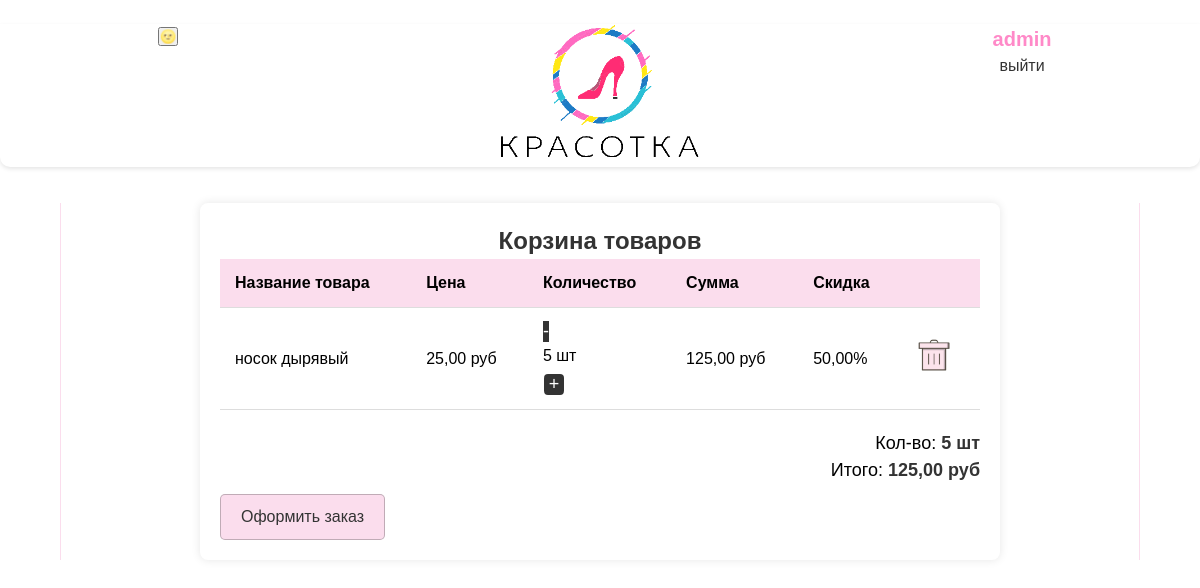
Before: /purchase/cart/ (signed in) with the older database file.
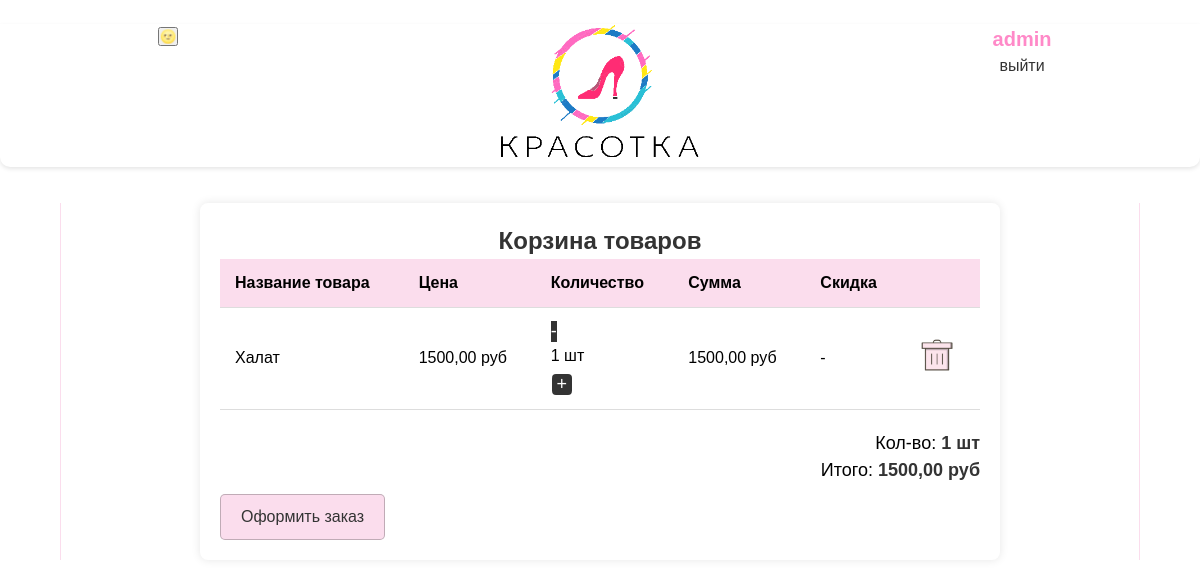
After: the same page with the newer database file.
### cart/models.py (models this page shows, shortened)
class Cart(models.Model):
    user = models.ForeignKey(to=User, on_delete=models.CASCADE, blank=True, null=True, verbose_name='пользователь')
    product = models.ForeignKey(to=Item, on_delete=models.CASCADE, verbose_name='товар')
    quantity = models.PositiveSmallIntegerField(default=0, verbose_name='кол-во')
    session_key = models.CharField(max_length=32, null=True, blank=True)
    created_timestamp = models.DateTimeField(auto_now_add=True, verbose_name='дата добавления')
    new_params = models.CharField(max_length=32, null=True, blank=True)
    size = models.CharField(max_length=5, null=True, blank=True)
    class Meta:
        db_table = 'cart'
        verbose_name = 'Корзина'
        verbose_name_plural = 'Корзина'
    objects = CartQueryset().as_manager()
    def product_price(self):
        return round(self.product.sell_price() * self.quantity, 2)

### mainApp/models.py (models this page shows, shortened)
class Item(models.Model):
    category = models.ForeignKey(Category, on_delete=models.CASCADE, null=True, verbose_name='Категория')
    name = models.CharField(max_length=100, verbose_name='Название')
    description = models.TextField(default=None, verbose_name='Описание')
    price = models.DecimalField(max_digits=10, decimal_places=2, verbose_name='Цена')
    image = models.ImageField(upload_to='items/%Y/%m/%d/', blank=True, verbose_name='Фото')
    created_at = models.DateTimeField(auto_now_add=True, verbose_name='Создано')
    updated_at = models.DateTimeField(auto_now=True, verbose_name='Обновлено')
    slug_name = models.SlugField(max_length=100, verbose_name='Слаг (форен кей)', blank=True)
    item_slug = models.SlugField(max_length=100, unique=True, verbose_name='Слаг (предмета))', blank=True)
    discount = models.DecimalField(default=0.00, max_digits=4, decimal_places=2, verbose_name='Скидка')
    size = models.ManyToManyField(Size, verbose_name='Размеры')
    def sell_price(self):
        if self.discount:
            return round(self.price - self.price * self.discount / 100, 2)
        return self.price
    class Meta:
        verbose_name = 'Вещи'
        verbose_name_plural = 'Вещи'
        ordering = ['created_at', 'updated_at']

### cart/views.py (the view, shortened to what this page needs)
# urls.py: path('cart/', CartView.as_view(), name='cart')
class CartView(View):
    def get(self, request, *args, **kwargs):
        carts = get_cart_user(request)
        data = {
            'carts': carts,
        }
        return render(request, 'cart.html', data)

### cart/models.py (called while the page is built)
    def total_price(self):
        return sum(cart.product_price() for cart in self)

    def total_quantity(self):
        if self:
            return sum(cart.quantity for cart in self)
        return 0

### cart/utils.py (called while the page is built)
def get_cart_user(request):
    if request.user.is_authenticated:
        return Cart.objects.filter(user=request.user)
    if not request.session.session_key:
        request.session.create()
    return Cart.objects.filter(session_key=request.session.session_key)

### cart/templates/cart.html (shortened to what this page needs)
{% extends 'base_auth.html' %}
{% load static %}
{% block content %}
<div class="cart_container">
    <h1>Корзина товаров</h1>
    <table>
        <thead>
        <tr>
            <th>Название товара</th>
            <th>Цена</th>
            <th>Количество</th>
            <th>Сумма</th>
            <th>Скидка</th>
            <th></th>
        </tr>
        </thead>
        {% for cart in carts %}
        <tbody>
        <tr class="{{cart.id}}">
            <td>{{cart.product.name}}</td>
            {% if cart.product.discount %}
            <td>{{cart.product.sell_price}} руб</td>
            {% else %}
            <td>{{cart.product.price}} руб</td>
            {% endif %}
            <td>
                <button class="decrement" data-product="{{ cart.product.id }}" data-quantity="1"
                        data-cartid="{{cart.id}}" data-action="decrement" data-path="{{ request.build_absolute_uri }}">{%csrf_token%}-
                </button>
                <p class="cart-quantity-item">{{ cart.quantity }} шт</p>
                <button class="increment" data-product="{{ cart.product.id }}" data-path="{{ request.build_absolute_uri }}" data-quantity="1"
                        data-action="increment">{%csrf_token%}+
                </button>
            </td>
            <td id="total_price_item">{{cart.product_price}} руб</td>
            {% if cart.product.discount %}
            <td>{{cart.product.discount}}%</td>
            {% else %}
            <td>-</td>
            {% endif %}
            <td>
                <button style="background-color: transparent;" class="trash_button" data-path="{{ request.build_absolute_uri }}" data-cartid="{{ cart.id }}"
                        data-action="delete" data-product="{{ cart.product.id }}">{%csrf_token%}<img
                        src="{% static 'mainApp/img/корзина.png' %}"></button>
            </td>
        </tr>
        </tbody>
        {% endfor %}
    </table>
    {% if not carts %}
    <h4 style="text-align: center; margin-top: 2%;">Пусто</h4>
    {% else %}
    <div class="total">
        Кол-во: <span><strong id="total_quantity">{{carts.total_quantity}} шт</strong></span><br>
        Итого: <span><strong id="total_price"> {{carts.total_price}} руб</strong></span>
    </div>
    {% if user.is_authenticated%}
    <div>
        <a href="#" methods="#" class="compleat">Оформить заказ</a>
    </div>
    {% endif %}
    {% endif %}
</div>
{% endblock %}

Changed rows visible on the page:
removed Cart: product.name "носок дырявый", product.sell_price "25,00", quantity "5", product_price "125,00", product.discount "50,00", total_quantity "5", total_price "125,00"
added Cart: product.name "Халат", product.price "1500,00", quantity "1", product_price "1500,00", total_quantity "1", total_price "1500,00"
